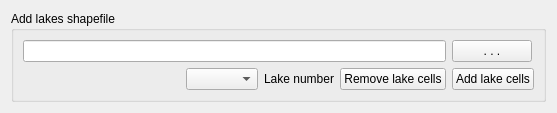
     <widget class="QWidget" name="lakesTab">
      <attribute name="title">
       <string>Add Lakes</string>
      </attribute>
      <layout class="QGridLayout" name="gridLayout_17">
       <item row="0" column="0">
        <widget class="QGroupBox" name="lakesGroup">
         <property name="title">
          <string>Add lakes shapefile</string>
         </property>
         <layout class="QGridLayout" name="gridLayout_12">
          <item row="0" column="0" colspan="4">
           <widget class="QLineEdit" name="selectLakes">
            <property name="sizePolicy">
             <sizepolicy hsizetype="Preferred" vsizetype="Fixed">
              <horstretch>0</horstretch>
              <verstretch>0</verstretch>
             </sizepolicy>
            </property>
           </widget>
          </item>
          <item row="0" column="4">
           <widget class="QPushButton" name="selectLakesButton">
            <property name="sizePolicy">
             <sizepolicy hsizetype="Fixed" vsizetype="Fixed">
              <horstretch>0</horstretch>
              <verstretch>0</verstretch>
             </sizepolicy>
            </property>
            <property name="toolTip">
             <string>&lt;!DOCTYPE HTML PUBLIC &quot;-//W3C//DTD HTML 4.0//EN&quot; &quot;http://www.w3.org/TR/REC-html40/strict.dtd&quot;&gt;
&lt;html&gt;&lt;head&gt;&lt;meta name=&quot;qrichtext&quot; content=&quot;1&quot; /&gt;&lt;style type=&quot;text/css&quot;&gt;
p, li { white-space: pre-wrap; }
&lt;/style&gt;&lt;/head&gt;&lt;body style=&quot; font-family:'MS Shell Dlg 2'; font-size:8.25pt; font-weight:400; font-style:normal;&quot;&gt;
&lt;p style=&quot; margin-top:0px; margin-bottom:0px; margin-left:0px; margin-right:0px; -qt-block-indent:0; text-indent:0px;&quot;&gt;&lt;span style=&quot; font-size:8pt;&quot;&gt;A shapefile showing the outline of lakes as polygons may be added.  Click this button to select the shapefile.&lt;/span&gt;&lt;/p&gt;&lt;/body&gt;&lt;/html&gt;</string>
            </property>
            <property name="text">
             <string>. . .</string>
            </property>
           </widget>
          </item>
          <item row="1" column="0">
           <spacer name="horizontalSpacer_3">
            <property name="orientation">
             <enum>Qt::Horizontal</enum>
            </property>
            <property name="sizeHint" stdset="0">
             <size>
              <width>157</width>
              <height>20</height>
             </size>
            </property>
           </spacer>
          </item>
          <item row="1" column="1">
           <widget class="QComboBox" name="lakeIdCombo">
            <property name="editable">
             <bool>false</bool>
            </property>
           </widget>
          </item>
          <item row="1" column="2">
           <widget class="QLabel" name="lakeIdLabel">
            <property name="text">
             <string>Lake number</string>
            </property>
           </widget>
          </item>
          <item row="1" column="3">
           <widget class="QPushButton" name="removeLakeCells">
            <property name="text">
             <string>Remove lake cells</string>
            </property>
           </widget>
          </item>
          <item row="1" column="4">
           <widget class="QPushButton" name="addLakeCells">
            <property name="text">
             <string>Add lake cells</string>
            </property>
           </widget>
          </item>
         </layout>
        </widget>
       </item>
      </layout>
     </widget>
